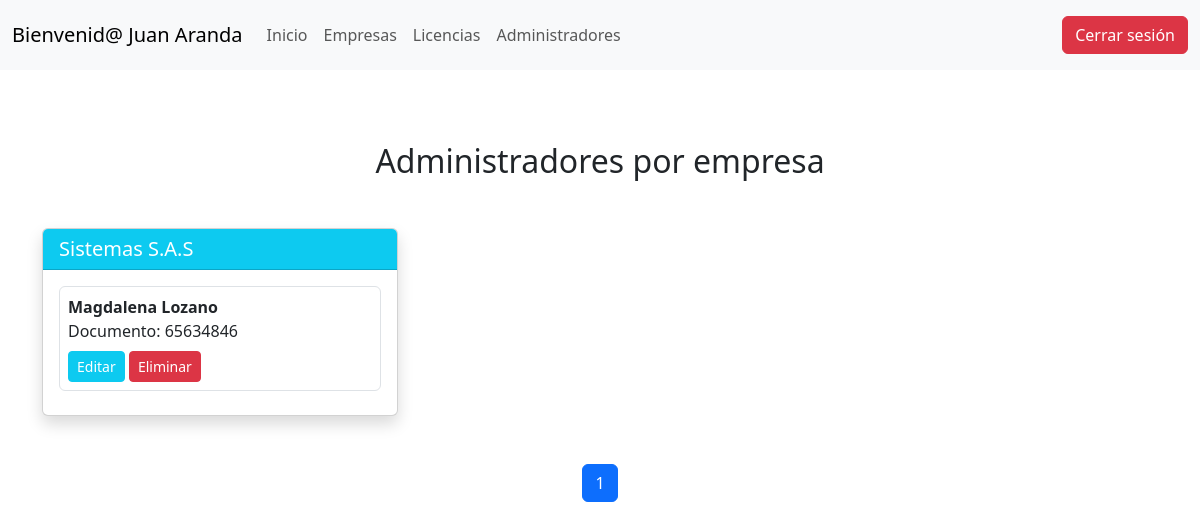
The page /superadmin/administradores.php (signed in) on the database its author committed.
### tables this page shows
CREATE TABLE `usuarios` (
  `id` int(11) NOT NULL,
  `nombres` varchar(100) NOT NULL,
  `correo` varchar(100) NOT NULL,
  `contrasena` varchar(255) NOT NULL,
  `id_rol` int(3) NOT NULL,
  `nit` int(50) DEFAULT NULL
);

### superadmin/administradores.php (the view, shortened to what this page needs)
<?php
$conex = new database();
$con = $conex->connect();
$id = $_SESSION['doc'];
$sql = $con->prepare("SELECT * FROM usuarios WHERE id = ?");
$sql->execute([$id]);
$user = $sql->fetch(PDO::FETCH_ASSOC);
$empresasPorPagina = 3;
$pagina = isset($_GET['pagina']) ? max(1, intval($_GET['pagina'])) : 1;
$offset = ($pagina - 1) * $empresasPorPagina;
$totalEmpresasStmt = $con->query("SELECT COUNT(DISTINCT nombre) AS total FROM empresa");
$totalEmpresas = $totalEmpresasStmt->fetch(PDO::FETCH_ASSOC)['total'];
$totalPaginas = ceil($totalEmpresas / $empresasPorPagina);
$query = $con->prepare("
  SELECT e.nit, e.nombre AS empresa, u.id, u.nombres, u.correo
  FROM empresa e
  INNER JOIN usuarios u ON e.nit = u.nit
  WHERE u.id_rol = 2
  ORDER BY e.nombre
  LIMIT :limite OFFSET :offset
");
$query->bindValue(':limite', $empresasPorPagina, PDO::PARAM_INT);
$query->bindValue(':offset', $offset, PDO::PARAM_INT);
$query->execute();
$datos = $query->fetchAll(PDO::FETCH_ASSOC);
$empresas = [];
foreach ($datos as $fila) {
    $empresas[$fila['empresa']][] = $fila;
}
?>
<!DOCTYPE html>
<html lang="es">
<head>
  <link href="https://cdn.jsdelivr.net/npm/bootstrap@5.3.5/dist/css/bootstrap.min.css" rel="stylesheet">
</head>
<body>
<nav class="navbar navbar-expand-lg bg-body-tertiary">
  <div class="container-fluid">
    <a class="navbar-brand" href="#">Bienvenid@ <?php echo $user['nombres'] ?></a>
    <div class="collapse navbar-collapse">
      <ul class="navbar-nav me-auto">
        <li class="nav-item"><a class="nav-link" href="index.php">Inicio</a></li>
        <li class="nav-item"><a class="nav-link" href="empresas.php">Empresas</a></li>
        <li class="nav-item"><a class="nav-link" href="licencias.php">Licencias</a></li>
        <li class="nav-item"><a class="nav-link" href="administradores.php">Administradores</a></li>
      </ul>
      <span class="navbar-text">
        <a href="../includes/exit.php"><button class="btn btn-danger">Cerrar sesión</button></a>
      </span>
    </div>
  </div>
</nav><br><br>
<div class="container mt-4">
  <h2 class="text-center mb-5">Administradores por empresa</h2>
  <div class="row">
    <?php foreach ($empresas as $nombreEmpresa => $admins): ?>
      <div class="col-md-6 col-lg-4 mb-4">
        <div class="card shadow">
          <div class="card-header bg-info text-white">
            <h5 class="mb-0"><?php echo $nombreEmpresa; ?></h5>
          </div>
          <div class="card-body">
            <?php foreach ($admins as $admin): ?>
              <div class="border p-2 mb-2 rounded">
                <strong><?php echo $admin['nombres']; ?></strong><br>
                Documento: <?php echo $admin['id']; ?><br>
                <div class="mt-2">
                  <button class="btn btn-sm btn-info text-white" data-bs-toggle="modal" data-bs-target="#modalEditar_<?php echo $admin['id']; ?>">Editar</button>
                  <button class="btn btn-sm btn-danger" data-bs-toggle="modal" data-bs-target="#modalEliminar_<?php echo $admin['id']; ?>">Eliminar</button>
                </div>
              </div>
            <?php endforeach; ?>
          </div>
        </div>
      </div>
    <?php endforeach; ?>
  </div>
    <div class="text-center mt-4">
        <nav>
            <ul class="pagination justify-content-center">
            <?php for ($i = 1; $i <= $totalPaginas; $i++): ?>
                <li class="page-item <?php echo ($i == $pagina) ? 'active' : ''; ?>">
                <a class="page-link" href="?pagina=<?php echo $i; ?>"><?php echo $i; ?></a>
                </li>
            <?php endfor; ?>
            </ul>
        </nav>
    </div>
</div>
</body>
</html>

### rows shown on the page
usuarios: nombres "Juan Aranda"
usuarios: nombres "Magdalena Lozano", id "65634846"

### other values the page prints
$nombreEmpresa "Sistemas S.A.S"
